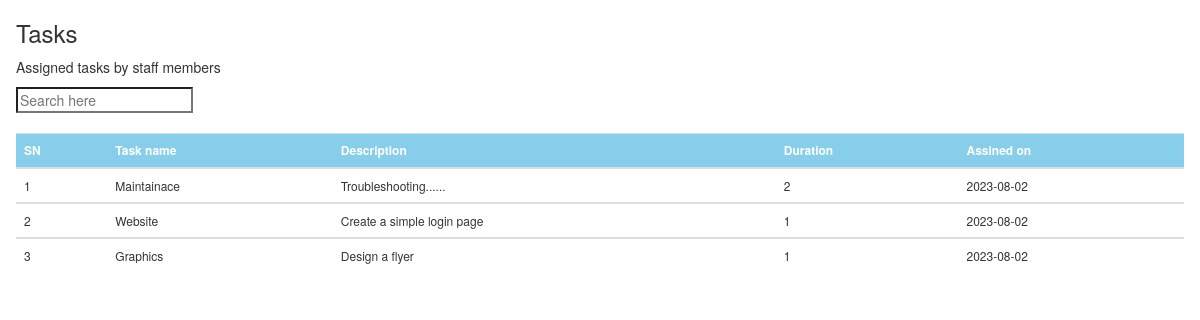
/view_tasks.php, run on the app's committed database.
### tables this page shows
CREATE TABLE `task` (
  `task_id` int(11) NOT NULL,
  `task_name` varchar(255) DEFAULT NULL,
  `task_description` varchar(255) DEFAULT NULL,
  `task_duration` int(11) DEFAULT NULL,
  `task_posted_date` date DEFAULT NULL,
  `staff_id` int(11) NOT NULL
);

### view_tasks.php (the view, shortened to what this page needs)
<html>
    <head>
         <?php include_once'links.php'; ?>
    <head>
            <body>
                <div class="w3-container w3-row-padding">
                 <div>
                    <h3>Tasks</h3>
                   <p>Assigned tasks by staff members</p> <span><input  oninput="w3.filterHTML('#id01', 'tr', this.value)" type="search" minlength="5" placeholder="Search here"></span>
                    </div><br>
                    <div class="tbl">
                        <?php
                        include_once'dbconect.php';
$sql = "SELECT * FROM task ORDER BY task_id DESC";
if($result = mysqli_query($conn, $sql)){
    if(mysqli_num_rows($result) > 0){
        echo "<table class='table table-hover responsive'>";
            echo "<tr>";
                echo "<th>SN</th>";
                echo "<th>Task name</th>";
                echo "<th>Description</th>";
                echo "<th>Duration</th>";
                echo "<th>Assined on</th>";
            echo "</tr>";
            $count=mysqli_num_rows($result);
            $i=1;
            while ($i<=$count) {
        while($row = mysqli_fetch_array($result)){
            echo "<tbody id='id01'>";
            echo "<tr>";
                 echo "<td>" . $i . "</td>";
                echo "<td>" . $row['task_name'] . "</td>";
                echo "<td>" . $row['task_description'] . "</td>";
                echo "<td>" . $row['task_duration'] . "</td>";
                echo "<td>" . $row['task_posted_date'] . "</td>";
            echo "</tr>";
            echo "</tbody>";
              $i++;
            }
         }
        echo "</table>";
    } else{
        echo "No records matching your query were found.";
    }
} else{
    echo "ERROR: Could not able to execute $sql. " . mysqli_error($conn);
}
?>
                    </div>
                    </div>
            </body>
</html>

### css/w3.css (style rules this page uses)
*,*:before,*:after { box-sizing:inherit }
html { -ms-text-size-adjust:100%;-webkit-text-size-adjust:100% }
body { margin:0 }
button,input,select,textarea,optgroup { font:inherit;margin:0 }
button,input { overflow:visible }
[type=search] { -webkit-appearance:textfield;outline-offset:-2px }
html,body { font-family:Verdana,sans-serif;font-size:15px;line-height:1.5 }
html { overflow-x:hidden }
h3 { font-size:24px }
h1,h2,h3,h4,h5,h6 { font-family:"Segoe UI",Arial,sans-serif;font-weight:400;margin:10px 0 }
.w3-container:after,.w3-container:before,.w3-panel:after,.w3-panel:before,.w3-row:after,.w3-row:before,.w3-row-padding:after,.w3-row-padding:before, .w3-cell-row:before,.w3-cell-row:after,.w3-clear:after,.w3-clear:before,.w3-bar:before,.w3-bar:after { content:"";display:table;clear:both }
.w3-row-padding,.w3-row-padding>.w3-half,.w3-row-padding>.w3-third,.w3-row-padding>.w3-twothird,.w3-row-padding>.w3-threequarter,.w3-row-padding>.w3-quarter,.w3-row-padding>.w3-col { padding:0 8px }
.w3-container,.w3-panel { padding:0.01em 16px }

### css/styles.css (style rules this page uses)
table { width: 100%; }
table,th,td { border-collapse: collapse; font-size: 12px; }
th { color: white; background-color: skyblue; }
.tbl { overflow-x: auto; }

### view_tasks.php (style rules this page uses)
.tbl { overflow-x: auto; }

### data on the page
task: task_name "Maintainace", task_description "Troubleshooting......", task_duration "2", task_posted_date "2023-08-02"
task: task_name "Website", task_description "Create a simple login page", task_duration "1", task_posted_date "2023-08-02"
task: task_name "Graphics", task_description "Design a flyer", task_duration "1", task_posted_date "2023-08-02"
